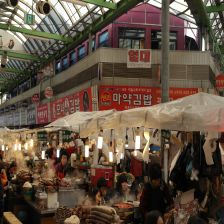
#> input picture data/control_v5/0030.png, 224 x 224 px, given as the content of the folder data/raw, which was not available
$ python build_verified_dataset_v4.py
#> lines starting #> are read from the running program, lines starting #| are printed output that depends on the picture; pictures that were not available may be replaced by others from this repository, and a replacement may not be noted
### src/watermark/embed.py
"""
DWT-DCT-SVD Watermarking with swappable interface.
CLI: python -m src.watermark.embed --input ... --output ... [--verify ...]
"""

import argparse
import cv2
import numpy as np
import pywt
from abc import ABC, abstractmethod
from pathlib import Path
from typing import Tuple


class WatermarkMethod(ABC):
    @abstractmethod
    def embed(self, image: np.ndarray, watermark: np.ndarray, alpha: float) -> np.ndarray:
        pass

    @abstractmethod
    def extract(self, watermarked: np.ndarray, original: np.ndarray, alpha: float) -> np.ndarray:
        pass

    # [4 lines left out: function verify, not called in this run]


class DWT_DCT_SVD(WatermarkMethod):
    def __init__(self, dwt_level: int = 2, block_size: int = 8):
#> in main, raw_bgr is the input picture: shape (224, 224, 3); mean B, G, R 65.2, 79.9, 96.2
        self.dwt_level = dwt_level
        self.block_size = block_size
        self.wavelet = 'haar'

    def _dwt2(self, img: np.ndarray) -> Tuple[np.ndarray, list]:
        coeffs = pywt.wavedec2(img, self.wavelet, level=self.dwt_level)
        return coeffs[0], coeffs[1:]

    def _idwt2(self, LL: np.ndarray, details: list) -> np.ndarray:
        return pywt.waverec2([LL] + details, self.wavelet)

    def embed(self, image: np.ndarray, watermark: np.ndarray, alpha: float) -> np.ndarray:
#> called with watermark = array of shape (7, 7), alpha = 0.08
        if image.ndim == 3:
            yuv = cv2.cvtColor(image.astype(np.float32), cv2.COLOR_RGB2YUV)
#> yuv: shape (224, 224, 3) float32; mean of channels 0, 1, 2 83.1, -8.3, 12
            y = yuv[:, :, 0]
        else:
            y = image.astype(np.float32)

        h, w = y.shape
#> h = 224; w = 224
        LL, details = self._dwt2(y)
#> in _dwt2, `coeffs = pywt.wavedec2(img, self.wavelet, level=self.dwt_level)`: coeffs = 3 items
#> details = 2 items
        LL_h, LL_w = LL.shape
#> LL_h = 56; LL_w = 56

        wm_h, wm_w = watermark.shape
        assert wm_h <= LL_h // self.block_size and wm_w <= LL_w // self.block_size

        LL_mod = LL.copy()
        for i in range(wm_h):
            for j in range(wm_w):
                r, c = i * self.block_size, j * self.block_size
                block = LL_mod[r:r+self.block_size, c:c+self.block_size]
                dct_block = cv2.dct(block)
                U, S, Vt = np.linalg.svd(dct_block, full_matrices=False)
                S[0] = S[0] * (1 + alpha * (2 * watermark[i, j] - 1))
                dct_mod = U @ np.diag(S) @ Vt
                LL_mod[r:r+self.block_size, c:c+self.block_size] = cv2.idct(dct_mod)

        watermarked_y = self._idwt2(LL_mod, details)
        watermarked_y = np.clip(watermarked_y, 0, 255)

        if image.ndim == 3:
            yuv[:, :, 0] = watermarked_y
#> yuv: shape (224, 224, 3) float32; mean of channels 0, 1, 2 82.5, -8.3, 12
            return cv2.cvtColor(yuv, cv2.COLOR_YUV2RGB).astype(np.uint8)
#> returned value: shape (224, 224, 3)
        return watermarked_y.astype(np.uint8)

    def extract(self, watermarked: np.ndarray, original: np.ndarray, alpha: float) -> np.ndarray:
        if watermarked.ndim == 3:
            y_w = cv2.cvtColor(watermarked.astype(np.float32), cv2.COLOR_RGB2YUV)[:, :, 0]
        else:
            y_w = watermarked.astype(np.float32)
        if original.ndim == 3:
            y_o = cv2.cvtColor(original.astype(np.float32), cv2.COLOR_RGB2YUV)[:, :, 0]
        else:
            y_o = original.astype(np.float32)

        LL_w, _ = self._dwt2(y_w)
        LL_o, _ = self._dwt2(y_o)

        wm_h = LL_w.shape[0] // self.block_size
        wm_w = LL_w.shape[1] // self.block_size
        extracted = np.zeros((wm_h, wm_w), dtype=np.float32)

        for i in range(wm_h):
            for j in range(wm_w):
                r, c = i * self.block_size, j * self.block_size
                _, S_w, _ = np.linalg.svd(cv2.dct(LL_w[r:r+self.block_size, c:c+self.block_size]), full_matrices=False)
                _, S_o, _ = np.linalg.svd(cv2.dct(LL_o[r:r+self.block_size, c:c+self.block_size]), full_matrices=False)
                ratio = S_w[0] / (S_o[0] + 1e-8)
                extracted[i, j] = 1.0 if ratio > 1.0 else 0.0
        return extracted

    def verify(self, extracted: np.ndarray, original_watermark: np.ndarray, threshold: float = 0.5) -> Tuple[bool, float]:
        corr = np.corrcoef(extracted.flatten(), original_watermark.flatten())[0, 1]
        if np.isnan(corr):
            corr = 0.0
        return corr > threshold, float(corr)


def generate_watermark(shape: Tuple[int, int], seed: int = 42) -> np.ndarray:
    np.random.seed(seed)
    return (np.random.rand(*shape) > 0.5).astype(np.float32)


def jpeg_reencode(image: np.ndarray, quality: int) -> np.ndarray:
    _, enc = cv2.imencode('.jpg', image, [int(cv2.IMWRITE_JPEG_QUALITY), quality])
    return cv2.imdecode(enc, cv2.IMREAD_COLOR)


# [78 lines left out: functions run_watermark_pipeline, verify_watermarks, main, not called in this run]


# [2 lines that do not run on import are left out]

### src/attacks/coefficient_attack.py
"""
Targeted coefficient-domain attack.

Perturbs the dominant SVD singular value of each DCT block inside the DWT
LL sub-band -- the exact coefficient DWT_DCT_SVD.embed() modifies to encode
a watermark bit. Image-in/image-out, no watermark awareness (same contract
as distortion.py's apply_distortion): works on any image, watermarked or not.

Unlike distortion.py (pixel-domain: resize/jpeg/noise/blur), this attacks
the embedding domain directly, so it can defeat the watermark without
requiring heavy generic degradation.

CLI: python -m src.attacks.coefficient_attack --input ... --output ...
"""

import argparse
import cv2
import numpy as np
import pywt
from pathlib import Path


def apply_coefficient_attack(
    image: np.ndarray,
    dwt_level: int = 2,
    block_size: int = 8,
    strength: float = 0.15,
) -> np.ndarray:
#> called with dwt_level = 2, block_size = 8, strength = 0.295
    rgb = cv2.cvtColor(image, cv2.COLOR_BGR2RGB).astype(np.float32)
    yuv = cv2.cvtColor(rgb, cv2.COLOR_RGB2YUV)
#> yuv: shape (224, 224, 3) float32; mean of channels 0, 1, 2 81.8, -6.3, 10.7
    y = yuv[:, :, 0]
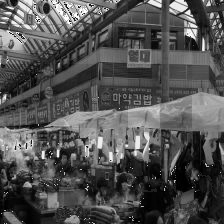
#> y: shape (224, 224) float32; min 0, max 255, mean 81.8

    coeffs = pywt.wavedec2(y, 'haar', level=dwt_level)
#> coeffs = 3 items
    LL, details = coeffs[0], coeffs[1:]
    h, w = LL.shape
#> h = 56; w = 56
    nb_h, nb_w = h // block_size, w // block_size
#> nb_h = 7; nb_w = 7

    LL_mod = LL.copy()
    for i in range(nb_h):
        for j in range(nb_w):
            r, c = i * block_size, j * block_size
            block = LL_mod[r:r + block_size, c:c + block_size]
            dct_block = cv2.dct(block)
            U, S, Vt = np.linalg.svd(dct_block, full_matrices=False)
            # Random re-perturbation of the exact coefficient the watermark
            # bit lives in -- scrambles the embedded up/down signal without
            # knowing which direction it was pushed.
            S[0] = S[0] * (1 + np.random.uniform(-strength, strength))
            dct_mod = U @ np.diag(S) @ Vt
            LL_mod[r:r + block_size, c:c + block_size] = cv2.idct(dct_mod)

    attacked_y = pywt.waverec2([LL_mod] + details, 'haar')
    attacked_y = np.clip(attacked_y[:h * (2 ** dwt_level), :w * (2 ** dwt_level)], 0, 255)

    yuv_out = yuv.copy()
    yuv_out[:, :, 0] = attacked_y
#> yuv_out: shape (224, 224, 3) float32; mean of channels 0, 1, 2 82.3, -6.3, 10.7
    rgb_out = cv2.cvtColor(yuv_out, cv2.COLOR_YUV2RGB)
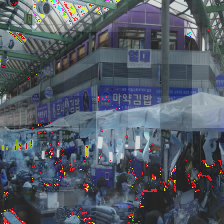
#> rgb_out: shape (224, 224, 3) float32; mean B, G, R 93.9, 79, 68.4; drawn with min black and max white
    rgb_out = np.clip(rgb_out, 0, 255).astype(np.uint8)
    return cv2.cvtColor(rgb_out, cv2.COLOR_RGB2BGR)


# [22 lines left out: functions run_attack_pipeline, main, not called in this run]


# [2 lines that do not run on import are left out]

### src/attacks/distortion.py
"""
Distortion attack: JPEG recompression + Gaussian noise + Gaussian blur + resize.
Supports multiple passes for stronger watermark removal.
CLI: python -m src.attacks.distortion --input ... --output ...
"""

import argparse
import cv2
import numpy as np
from pathlib import Path


def apply_distortion(
    image: np.ndarray,
    jpeg_quality: int = 30,
    gaussian_std: float = 15.0,
    blur_kernel: int = 5,
    resize_factor: float = 0.5,
) -> np.ndarray:
#> called with jpeg_quality = 8, gaussian_std = 30.18, blur_kernel = 1, resize_factor = 0.417
    h, w = image.shape[:2]
#> h = 224; w = 224

    # 1. Resize down + up (common real-world distortion)
    if resize_factor < 1.0:
        small = cv2.resize(image, (int(w * resize_factor), int(h * resize_factor)),
                           interpolation=cv2.INTER_AREA)
        image = cv2.resize(small, (w, h), interpolation=cv2.INTER_LINEAR)
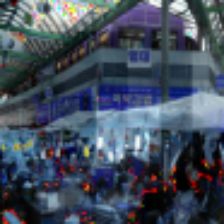
#> image: shape (224, 224, 3); mean R, G, B 67.8, 78.3, 93.3

    # 2. JPEG recompression
    encode_param = [int(cv2.IMWRITE_JPEG_QUALITY), jpeg_quality]
    _, enc = cv2.imencode('.jpg', image, encode_param)
#> enc = 2590 values, max 255 at index 0, min 0 at index 4, mean 109.6
    img = cv2.imdecode(enc, cv2.IMREAD_COLOR)

    # 3. Gaussian noise
    noise = np.random.normal(0, gaussian_std, img.shape).astype(np.float32)
    img = np.clip(img.astype(np.float32) + noise, 0, 255).astype(np.uint8)
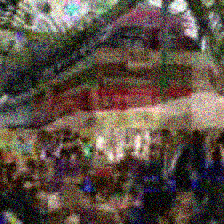
#> img: shape (224, 224, 3); mean B, G, R 69.2, 79.4, 93.3

    # 4. Gaussian blur
    if blur_kernel > 1:
        img = cv2.GaussianBlur(img, (blur_kernel, blur_kernel), 0)

    return img


def jpeg_reencode(image: np.ndarray, quality: int) -> np.ndarray:
    _, enc = cv2.imencode('.jpg', image, [int(cv2.IMWRITE_JPEG_QUALITY), quality])
    return cv2.imdecode(enc, cv2.IMREAD_COLOR)


# [35 lines left out: functions run_attack_pipeline, main, not called in this run]


# [2 lines that do not run on import are left out]

### scripts/build_verified_dataset_v4.py
"""
v4: same as build_verified_dataset_v3.py (coefficient-domain attack +
generic distortion, verification-based labeling), but at a stronger,
still-plausible alpha (handoff flags 0.02 as tuned only for class
balance, not deployment realism). Tests whether a stronger embedding
leaves detectable post-removal residue where alpha=0.02 (v3) did not.

CLI: python scripts/build_verified_dataset_v4.py --raw data/raw --out-present data/watermarked_v4 --out-removed data/removed_v4
"""

import argparse
import random
import cv2
import numpy as np
from pathlib import Path

from src.watermark.embed import DWT_DCT_SVD, generate_watermark, jpeg_reencode
from src.attacks.distortion import apply_distortion
from src.attacks.coefficient_attack import apply_coefficient_attack


def main():
    parser = argparse.ArgumentParser()
    parser.add_argument("--raw", type=Path, default=Path("data/raw"))
    parser.add_argument("--out-present", type=Path, default=Path("data/watermarked_v4"))
    parser.add_argument("--out-removed", type=Path, default=Path("data/removed_v4"))
    parser.add_argument("--img-size", type=int, default=224)
    parser.add_argument("--alpha", type=float, default=0.08)
    parser.add_argument("--block-size", type=int, default=8)
    parser.add_argument("--dwt-level", type=int, default=2)
    parser.add_argument("--seed", type=int, default=42)
    parser.add_argument("--save-quality", type=int, default=80)
    parser.add_argument("--threshold", type=float, default=0.5)
    parser.add_argument("--coeff-strength-max", type=float, default=0.4)
    args = parser.parse_args()

    random.seed(args.seed)
    np.random.seed(args.seed)

    method = DWT_DCT_SVD(dwt_level=args.dwt_level, block_size=args.block_size)
    wm_shape = (args.img_size // (2 ** args.dwt_level) // args.block_size,) * 2
    watermark = generate_watermark(wm_shape, args.seed)

    args.out_present.mkdir(parents=True, exist_ok=True)
    args.out_removed.mkdir(parents=True, exist_ok=True)

    n_present, n_removed = 0, 0

    for img_path in sorted(args.raw.glob("*.png")):
        raw_bgr = cv2.imread(str(img_path))
        if raw_bgr is None:
            continue
        raw_bgr = cv2.resize(raw_bgr, (args.img_size, args.img_size), interpolation=cv2.INTER_AREA)
        raw_rgb = cv2.cvtColor(raw_bgr, cv2.COLOR_BGR2RGB)

        wm_rgb = method.embed(raw_rgb, watermark, args.alpha)
        wm_bgr = cv2.cvtColor(wm_rgb, cv2.COLOR_RGB2BGR)

        num_passes = random.choice([0, 1, 1, 2, 2, 3, 4, 5])
        jpeg_quality = random.randint(5, 90)
        gaussian_std = random.uniform(2, 40)
        blur_kernel = random.choice([1, 1, 3, 5, 7, 9])
        resize_factor = random.uniform(0.25, 1.0)
        coeff_strength = random.uniform(0.0, args.coeff_strength_max)

        attacked = apply_coefficient_attack(wm_bgr, args.dwt_level, args.block_size, coeff_strength)
        for _ in range(num_passes):
            attacked = apply_distortion(attacked, jpeg_quality, gaussian_std, blur_kernel, resize_factor)
        attacked = jpeg_reencode(attacked, args.save_quality)
#> in jpeg_reencode, `return cv2.imdecode(enc, cv2.IMREAD_COLOR)`:
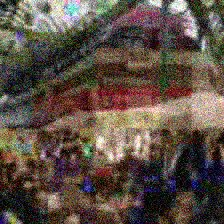
#> returned value: shape (224, 224, 3); mean B, G, R 69.4, 79.5, 93.3

        attacked_rgb = cv2.cvtColor(attacked, cv2.COLOR_BGR2RGB)
        extracted = method.extract(attacked_rgb, raw_rgb, args.alpha)
#> in extract, `y_w = cv2.cvtColor(watermarked.astype(np.float32), cv2.COLOR_RGB2YUV)[..`:
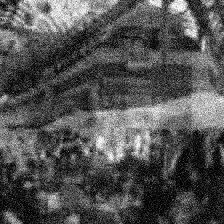
#> y_w: shape (224, 224) float32; min 0, max 254.5, mean 82.5
#> in extract, `LL_w, _ = self._dwt2(y_w)`:
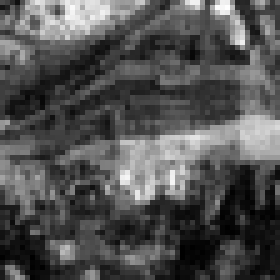
#> LL_w: shape (56, 56) float32 (shown 5 times larger); min 39.41, max 937.1, mean 330; drawn with min black and max white
        present, corr = method.verify(extracted, watermark, args.threshold)
#> in verify, `corr = np.corrcoef(extracted.flatten(), original_watermark.flatten())[..`: corr = -0.0184
#> present = False; corr = -0.0184

        out_dir = args.out_present if present else args.out_removed
        cv2.imwrite(str(out_dir / img_path.name), attacked)

        if present:
            n_present += 1
        else:
            n_removed += 1

    print(f"Watermark present: {n_present}, removed: {n_removed}")


if __name__ == "__main__":
    main()

$ run again, on data/control_v5/0072.png
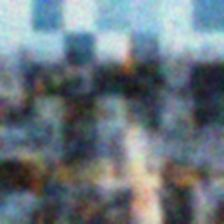
#> input picture data/control_v5/0072.png, 224 x 224 px, given as the content of the folder data/raw, which was not available
#> in main, raw_bgr is the input picture: shape (224, 224, 3); mean B, G, R 127.6, 118.4, 105.9
#> in _dwt2, `coeffs = pywt.wavedec2(img, self.wavelet, level=self.dwt_level)`: coeffs = 3 items
#> details = 2 items
#> in apply_coefficient_attack, `coeffs = pywt.wavedec2(y, 'haar', level=dwt_level)`: coeffs = 3 items
#> yuv_out: shape (224, 224, 3) float32; mean of channels 0, 1, 2 114.6, 6.3, -8.1
#> in apply_coefficient_attack, `rgb_out = np.clip(rgb_out, 0, 255).astype(np.uint8)`:
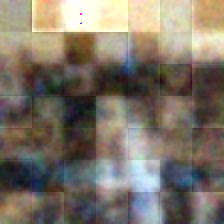
#> rgb_out: shape (224, 224, 3); mean B, G, R 104.3, 116.6, 125.4
#> enc = 1942 values, max 255 at index 0, min 0 at index 4, mean 103.9
#> in extract, `LL_w, _ = self._dwt2(y_w)`:
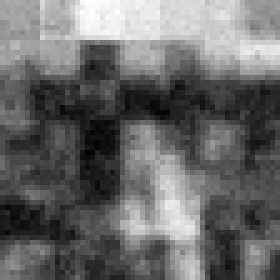
#> LL_w: shape (56, 56) float32 (shown 5 times larger); min 70.61, max 988.4, mean 452.8; drawn with min black and max white
#> in verify, `corr = np.corrcoef(extracted.flatten(), original_watermark.flatten())[..`: corr = 0.138
#> in main, `present, corr = method.verify(extracted, watermark, args.threshold)`: present = False; corr = 0.138

$ run again, on data/control_v5/0076.png
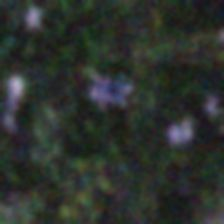
#> input picture data/control_v5/0076.png, 224 x 224 px, given as the content of the folder data/raw, which was not available
#> in main, raw_bgr is the input picture: shape (224, 224, 3); mean B, G, R 44.7, 49.3, 44.2
#> in _dwt2, `coeffs = pywt.wavedec2(img, self.wavelet, level=self.dwt_level)`: coeffs = 3 items
#> details = 2 items
#> in apply_coefficient_attack, `coeffs = pywt.wavedec2(y, 'haar', level=dwt_level)`: coeffs = 3 items
#> yuv_out: shape (224, 224, 3) float32; mean of channels 0, 1, 2 46.5, -0.7, -2.2
#> enc = 1657 values, max 255 at index 0, min 0 at index 4, mean 97.83
#> in apply_distortion, `img = np.clip(img.astype(np.float32) + noise, 0, 255).astype(np.uint8)`:
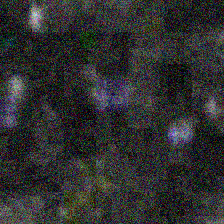
#> img: shape (224, 224, 3); mean B, G, R 47, 47.1, 46.7
#> in extract, `LL_w, _ = self._dwt2(y_w)`:
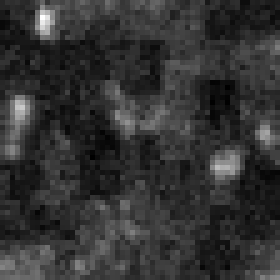
#> LL_w: shape (56, 56) float32 (shown 5 times larger); min 56.76, max 710, mean 188.3; drawn with min black and max white
#> in verify, `corr = np.corrcoef(extracted.flatten(), original_watermark.flatten())[..`: corr = 0.101
#> in main, `present, corr = method.verify(extracted, watermark, args.threshold)`: present = False; corr = 0.101
